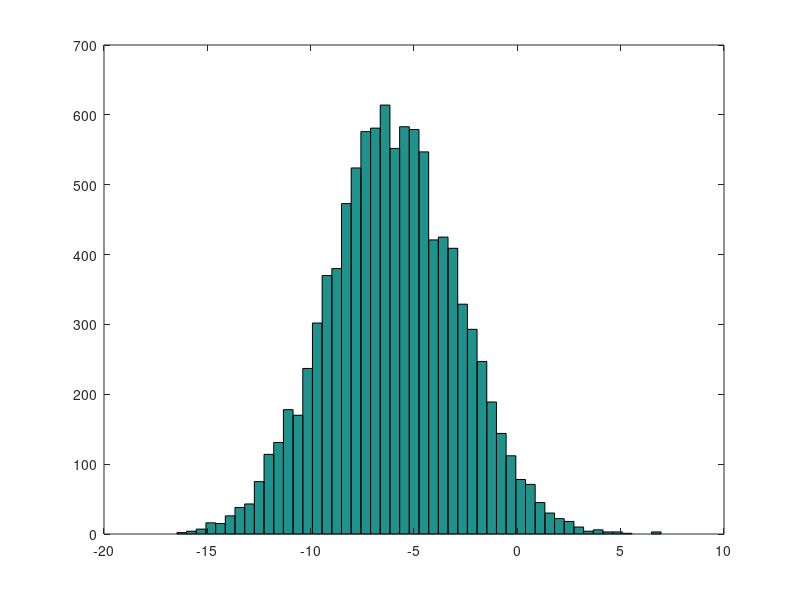

Source code (MATLAB): (Note: this script raises an error after producing the figure.)
% Tutoril en Week 2
clear all; close all; clc

% Generar ds random 10.000 valores
% y pintar histagrama
w=-6+sqrt(10)*(randn(1,10000));
hist(w,50)
close all;

% Sacar tamaños
A=[1 2; 3 4; 5 6];
size (A);
size (A,1);
size (A,2);

% directorios
pwd;
ls;

% Moving Data Around
save -ascii matriz_w.dat w;
save -mat matriz_w.mat w; % .mat es COMPRESSED
load matriz_w.dat;
% whos

% LEER
fila2=A(2,:); %toma toda la fila 2
filas1y3=A([1 3],:); %tomo las filas 1 y 3 (salto la 2)
% ESCIBIR
A(:,2)=[10; 11; 12]; % actualizo la columna 2 con el vector especificado
A=[A,[100; 101; 102]]; % CONCATENAR con otra columna como el vector indicado
B=A(:); % PONER TODOS los elementos de A en un SINGLE vector
C=A';
% CONCATENAR
D =[A,C]; % al lado
E=[A;C]; % abajo
whos

A;
A=A+ones(size(A,1),1);
A+1; %hace lo mismo

v=[1 15 2 0.5];
[val, ind]=max(v);
A=magic(3); % genera matriz cuadrada mágica 3x3
% sum, prod, floor, ceil, max (total, por filas, por columna)
sum(A,1);
sum(A,2);
eye(3);

A.*eye(3); % matriz diagonal
sum(sum(A.*eye(3)));
flipud(A.*eye(3)); % da la vuelta --> ver diagonal
pinv(A);

clear all; close all; clc;
%% PLOTTING
t=[0:0.01:0.98];
y1=sin(2*pi*4*t);
plot (t,y1);
hold on;
y2=cos(2*pi*4*t);
plot (t,y2);
xlabel('time')
ylabel('value')
legend('sin','cos')
title('mi plot')
print -dpng 'myplot.png'
saveas(gca,'myplot','pdf');
close
figure(1); plot(t,y1);
figure(2); plot(t,y2);
subplot(1,2,1); %divides plot a 1x2 grid, access first element
plot(t,y1);
subplot(1,2,2);
plot(t,y2,'r');
axis([0.5 1 -1 1]);
saveas(gca,'my2plot','pdf');
close all;
A=magic(5);
imagesc(A);
imagesc(A), colorbar, colormap gray;

% CONTROL STATEMENTS
for i=1:10,
  v(i)=2^i;
end;
v;
for i=1:10,
  disp(v(i))
end;
% while; while true - if break - end
% if elseif elseif end

%% FUNCTIONS

%% *** hacer el ejmeplo de la Cost Function ****

%% VECTORIZACION
%% mejorar performance
